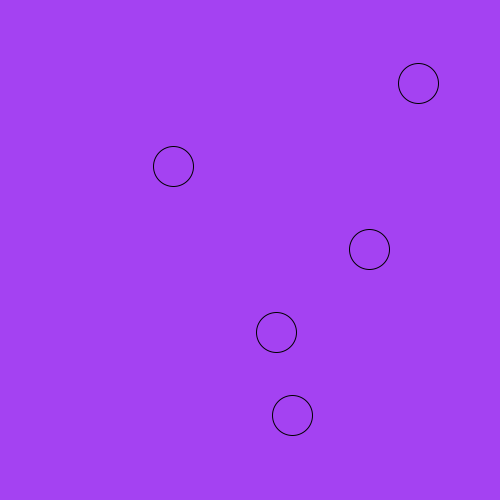
Frame 1 (no input)
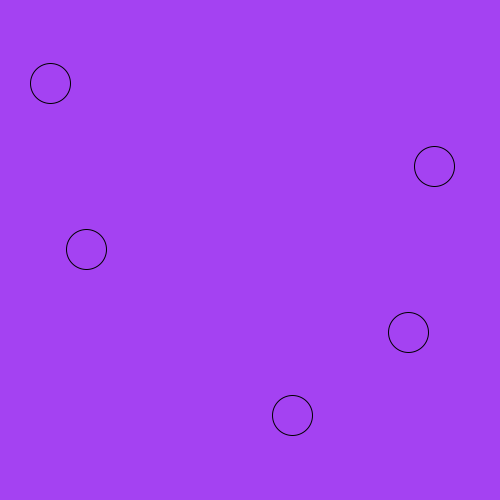
Frame 60 (the mouse pressed at the canvas centre just before this capture)
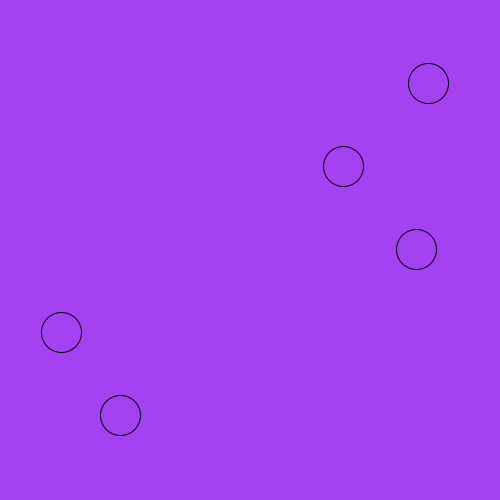
Frame 120 (the mouse held since frame 60 and released just before this capture)

The Processing sketch that drew these frames (run headless with seeded random() and noise(); from frame 60 on, the mouse is pressed at the canvas centre):

// Processing sketch: processing_152087
// ── processing_152087.pde

/*
 * Written for the FL Creative Coding Course of Monash University
 * Week 3, 02 - array with sin()
 * modified by Luvi, June 18th 2014
 *
 * You can change the number of circles by changing 
 * the value of num in setup()
 * You can change the background colour by holding 
 * the left mouse button and dragging.
 * 
 * Challenge: modify this sketch so that if you click 
 * on a circle that circle stops and turns red and if 
 * you click on it again, it restarts with a new random 
 * speed and phase.
 */

int     num;    // the number of items in the array (# of circles)
float[] y;      // y-position of each circle (fixed)
float[] speed;  // speed of each circle
float[] phase;  // phase of each circle

float red = random(255);
float green = random(255);
float blue = random(255);

// array for the circles that have been caught
float [] caught;


void setup() {
  size(500, 500);
  background(255);

  num = (int) random(3,15);

  // allocate space for each array
  y = new float[num];
  speed = new float[num];
  phase = new float[num]; 
  caught = new float[num];

  // calculate the gap in y based on the number of circles
  float gap = height / (num + 1);

  //setup an initial value for each item in the array
  for (int i=0; i<num; i++) {
    y[i] = gap * (i + 1);      // y is constant for each so can be calculated once
    speed[i] = random(10);
    phase[i] = random(TWO_PI);
    caught[i] = 0;
  }
}


void draw() {
  background(red, green, blue);

  for (int i=0; i<num; i++) {
    
    // calculate the x-position of each ball based on the speed, phase and current frame
    float x = width/2 + sin(radians(frameCount*speed[i] ) + phase[i])* 200;
   
   if (caught[i] == 1) {
     fill(255,0,0);
    }
    else {
      fill(red, green, blue);
      }
   
   /* Use dist() to check if your mouse position 
    * is within each circle’s radius and if so, 
    * set that circle’s speed to 0.
    */

   int radius = 20;
   ellipse(x, y[i], radius*2, radius*2);
    
    if (mousePressed) {
     if ( dist(mouseX,mouseY,x,y[i]) < radius && caught[i] == 0) {
     speed[i] = 0;
     phase[i] = 0;
     caught[i] = 1;
    }
    else if ( dist(mouseX, mouseY, x, y[i]) < radius && caught[i] == 1) {
      speed[i] = random(10);
      caught[i] = 0;
      }
    }
  }
}


// change the background colour if the mouse is dragged
void mouseDragged() {
  red = map(mouseX, 0, width, 0, 255);
  green = map(mouseY, 0, height, 0, 255);
  blue = map(mouseX+mouseY, 0, width+height, 255, 0);
}
